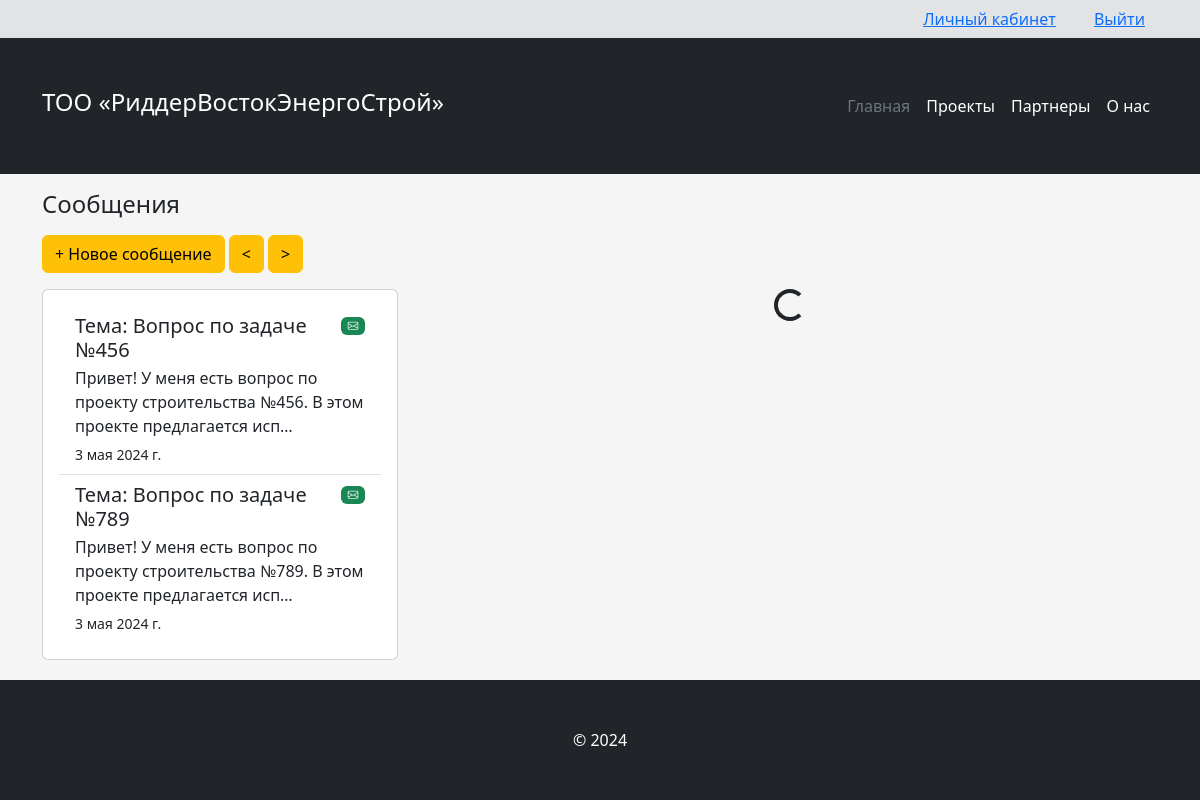
Screenshot of /reports/ (signed in) with the database file from the repository.
### todo/apps/core/models.py (models this page shows, shortened)
class Report(models.Model):
    creator = models.ForeignKey(User, related_name="sender", on_delete=models.CASCADE, verbose_name='отправитель')
    created_at = models.DateTimeField(auto_now_add=True, verbose_name='создано')
    updated_at = models.DateTimeField(blank=True, null=True, verbose_name='обновлено')
    theme = models.CharField(max_length=200, verbose_name='тема')
    content = models.TextField(verbose_name='содержание')
    answer = models.TextField(blank=True, null=True, verbose_name='ответ')
    is_answered = models.BooleanField(blank=True, null=True, default=False, verbose_name='ответ?')
    class Meta:
        verbose_name = 'сообщение'
        verbose_name_plural = 'сообщения'
        ordering = ['-updated_at']

### todo/apps/core/views.py (the view)
# urls.py: path('reports/', views.report_list, name='reports'),
@login_required
def report_list(request):
    reports = models.Report.objects.filter(creator=request.user)
    paginator = Paginator(reports, 25)
    page_number = request.GET.get('page')
    page_obj = paginator.get_page(page_number)
    context = {'page_obj': page_obj}
    if len(page_obj.object_list) > 0:
        last_report = page_obj.object_list[0]
        context['last_report'] = last_report
    return render(request, 'reports/report_list.html', context)

### templates/reports/report_list.html (shortened to what this page needs)
{% extends 'base_generic.html' %}
{% load static %}
{% block content %}
    <section class="py-3">
        <h4 class="mb-3">Сообщения</h4>
        <div class="mb-3">
            <a href="{% url 'send-report' %}" class="btn btn-warning">+ Новое сообщение</a>
            <a class="btn btn-warning"><</a>
            <a class="btn btn-warning">></a>
        </div>
        {% if last_report %}
            <div class="row">
                <div class="col-lg-4">
                    <div class="card">
                        <div class="card-body">
                            <div class="list-group list-group-flush">
                                {% for report in page_obj %}
                                    <a hx-get="{% url 'report-detail' %}"
                                       hx-target="#target"
                                       hx-swap="innerHTML"
                                       hx-vals='{"id": "{{ report.id }}"}'
                                       class="list-group-item list-group-item-action">
                                        <div class="d-flex w-100 justify-content-between">
                                            <h5 class="mb-1">Тема: {{ report.theme|truncatechars:25 }}</h5>
                                            {% if report.answer %}
                                                <small><span class="badge text-bg-success"><i
                                                        class="bi bi-envelope"></i></span></small>
                                            {% endif %}
                                        </div>
                                        <p class="mb-1">
                                            {{ report.content|truncatechars:90 }}
                                        </p>
                                        <small>{{ report.created_at.date }}</small>
                                    </a>
                                {% endfor %}
                            </div>
                        </div>
                    </div>
                </div>
                <div id="target" class="col-lg-8" hx-get="{% url 'report-detail' %}"
                     hx-trigger="load delay:1s"
                     hx-swap="innerHTML"
                     hx-vals='{"id": "{{ last_report.id }}"}'>
                    <div class="text-center">
                        <div class="spinner-border" role="status">
                        </div>
                    </div>
                </div>
            </div>
        {% else %}
            <div class="text-center">
                <h5>Пока здесь пусто</h5>
            </div>
        {% endif %}
    </section>
{% endblock %}

### templates/base_generic.html (style rules this page uses)
:root { --bg-main-color: #ba0913; }

### rows the page displays
Report: theme "Вопрос по задаче №456", content "Привет! У меня есть вопрос по проекту строительства №456. В этом проекте предлагается исп…", created_at "3 мая 2024 г."
Report: theme "Вопрос по задаче №789", content "Привет! У меня есть вопрос по проекту строительства №789. В этом проекте предлагается исп…", created_at "3 мая 2024 г."
